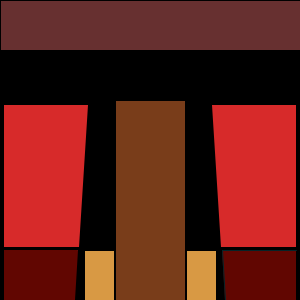
Frame 1 (no input)
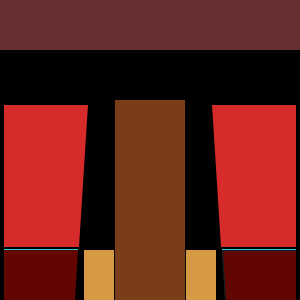
Frame 60 (the mouse pressed at the canvas centre just before this capture)
Frame 120 (the mouse held since frame 60 and released just before this capture): identical to frame 60, image omitted

The Processing sketch that drew these frames (run headless with seeded random() and noise(); from frame 60 on, the mouse is pressed at the canvas centre):

// Processing sketch: assignment2
// ── assignment2.pde
void setup (){
  size (300,300);
}
void draw(){
  background(0); //color the background black
 fill(#673030); //color de rect below
  rect(0,0,300,50); //first brow rect
  fill(#793D1A);
 rect(115,100,70,300);
 fill(#D89944);
  rect(84,250,30,50); //yellow rect 1
  rect(186,250,30,50);
  fill(#2FCCD3);
 rect(4,249,74,2); //thin rect 1
  rect(222,249,74,2); //thin rect 2
  beginShape();//draw first brown trapezio
  fill(#610601);
  noStroke();
  vertex(4,300);
  vertex(75,300);
  vertex(78,250);
  vertex(4,250);
  endShape();
  
  beginShape();//draw second brown trapezio
  float r = 5;
  float g = 36;
  float b = 40;
  
  stroke(r,g,b);
  vertex(296,300);
  vertex(225,300);
  vertex(222,250);
  vertex(296,250);
  endShape();
  
  
  beginShape();//draw pink1 trapezio
  fill(#D72A2A);
  noStroke();
  vertex(4,247);
  vertex(79,247);
  vertex(88,105);
  vertex(4,105);
  endShape();
  
  
  beginShape();//draw pink2 trapezio
  fill(#D72A2A);
  noStroke();
  vertex(296,247);
  vertex(221,247);
  vertex(212,105);
  vertex(296,105);
  endShape();
  
 }
